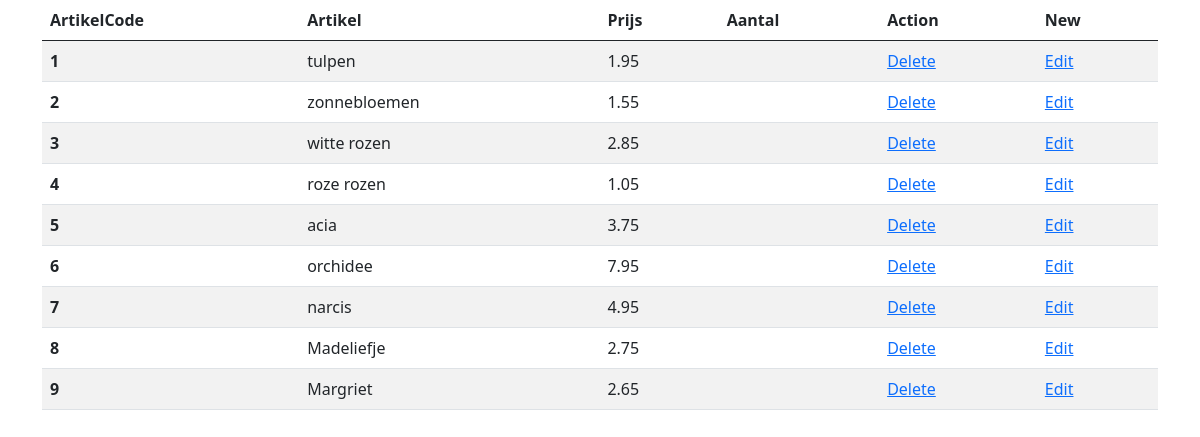
Page /medewerker/overzichtArtikelen/overzicht_artikelen.php on the committed database.
### tables this page shows
CREATE TABLE artikel(
    artikelcode INT PRIMARY KEY AUTO_INCREMENT NOT NULL,
    artikel VARCHAR(255),
    prijs DECIMAL(6,2)
);

### database/database.php (called while the page is built, shortened)
<?php
class database{
    private $dbh;
    public function __construct(){
        $this->host = 'localhost';
        $this->username = 'root';
        $this->password = '';
        $this->database = 'flowerpower';
        try {
            $dsn = "mysql:host=$this->host;dbname=$this->database";
            $this->dbh = new PDO($dsn, $this->username, $this->password);
            $this->dbh->setAttribute(PDO::ATTR_ERRMODE, PDO::ERRMODE_EXCEPTION);
        } catch (PDOException $exception) {
            die("Connection failed!-> " . $exception->getMessage());
        }
    }
    public function getAllArticles(){
        $sql = "SELECT * FROM artikel";
        $statement = $this->dbh->prepare($sql);
        $statement->execute();
        $result = $statement->fetchAll(PDO::FETCH_ASSOC);
        return $result;
    }
}
?>

### medewerker/overzichtArtikelen/overzicht_artikelen.php (the view, shortened to what this page needs)
<?php
include_once '../../database/database.php';
$DB = new database();
$artikels = $DB->getAllArticles();
?>
<!DOCTYPE html>
<html lang="en">
    <head>
        <link href="https://cdn.jsdelivr.net/npm/bootstrap@5.0.0-beta1/dist/css/bootstrap.min.css" rel="stylesheet">
        <link rel="stylesheet" href="">
    </head>
    <body>
        <div class="container">
            <table class="table table-striped table-hover">
                <thead>
                    <tr>
                        <th scope="col">ArtikelCode</th>
                        <th scope="col">Artikel</th>
                        <th scope="col">Prijs</th>
                        <th scope="col">Aantal</th>
                        <th scope="col" colspan="1">Action</th>
                        <th scope="col" colspan="2">New</th>
                    </tr>
                </thead>
                <tbody>
                    <?php foreach($artikels as $artikel):?>
                        <tr>
                            <th scope="row"><?php echo $artikel["artikelcode"];?></th>
                            <td><?php echo $artikel["artikel"];?></td>
                            <td><?php echo $artikel["prijs"];?></td>
                            <td><?php echo $artikel["aantal"];?></td>
                            <td><a href="delete_artikelen.php?id=<?php echo $artikel['artikelcode']?>">Delete</a></td>
                            <td><a href="update_artikelen.php?id=<?php echo $artikel['artikelcode']?>">Edit</a></td>
                        </tr>
                    <?php endforeach; ?>
                </tbody>
            </table>
        </div>
    </body>
</html>

### rows in the picture
artikel: artikelcode "1", artikel "tulpen", prijs "1.95"
artikel: artikelcode "2", artikel "zonnebloemen", prijs "1.55"
artikel: artikelcode "3", artikel "witte rozen", prijs "2.85"
artikel: artikelcode "4", artikel "roze rozen", prijs "1.05"
artikel: artikelcode "5", artikel "acia", prijs "3.75"
artikel: artikelcode "6", artikel "orchidee", prijs "7.95"
artikel: artikelcode "7", artikel "narcis", prijs "4.95"
artikel: artikelcode "8", artikel "Madeliefje", prijs "2.75"
artikel: artikelcode "9", artikel "Margriet", prijs "2.65"
